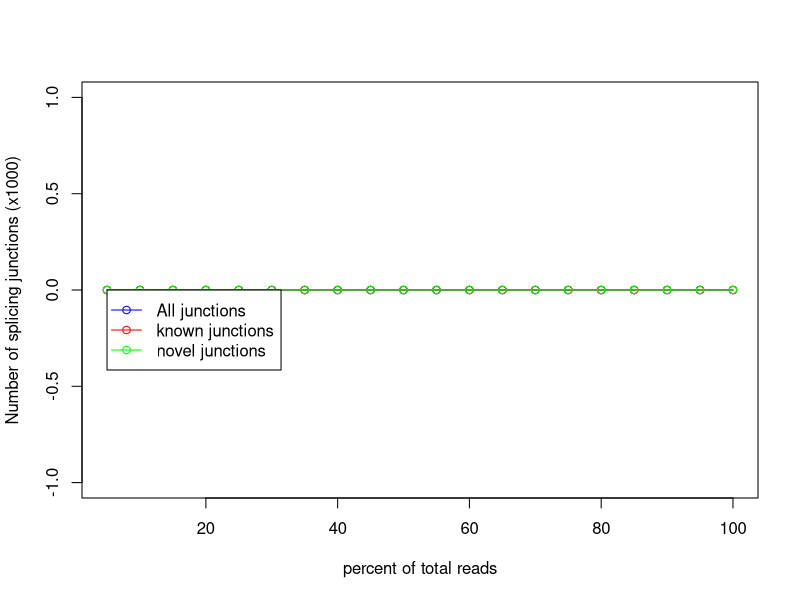

Reproduce this figure in R.
pdf('junction_saturation_output.junctionSaturation_plot.pdf')
x=c(5,10,15,20,25,30,35,40,45,50,55,60,65,70,75,80,85,90,95,100)
y=c(0,0,0,0,0,0,0,0,0,0,0,0,0,0,0,0,0,0,0,0)
z=c(0,0,0,0,0,0,0,0,0,0,0,0,0,0,0,0,0,0,0,0)
w=c(0,0,0,0,0,0,0,0,0,0,0,0,0,0,0,0,0,0,0,0)
m=max(0,0,0)
n=min(0,0,0)
plot(x,z/1000,xlab='percent of total reads',ylab='Number of splicing junctions (x1000)',type='o',col='blue',ylim=c(n,m))
points(x,y/1000,type='o',col='red')
points(x,w/1000,type='o',col='green')
legend(5,0, legend=c("All junctions","known junctions", "novel junctions"),col=c("blue","red","green"),lwd=1,pch=1)
dev.off()
